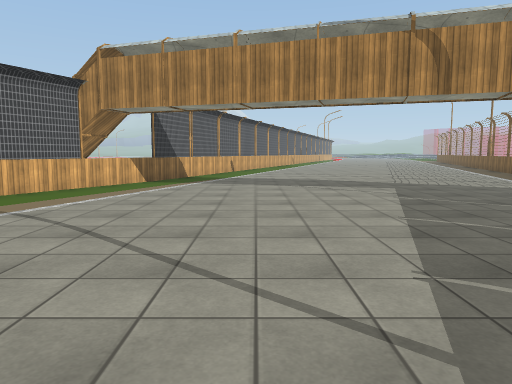
View 1 (above)

18 first-person views from a walk through a scene from a Unity 3-D project. The camera is 1.4 m above the floor, tilts 6° down and sees 70° across. The floor is counted in squares, 2 m on a side. Each view is taken from the middle of a square. On the plan, view 1 faces up. The plan holds only what a view shows up to about 11 squares ahead; the rest is blank. The place goes on beyond the plan. The player character is not drawn. Some surface patterns are stand-ins.

View 2
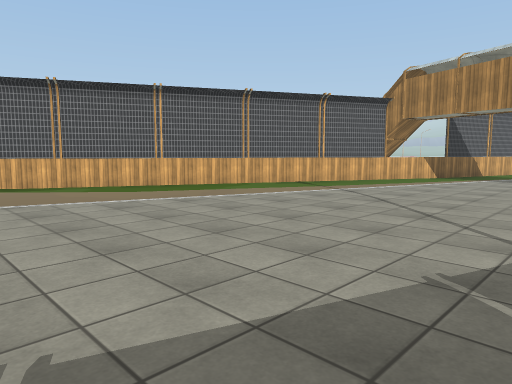

View 3
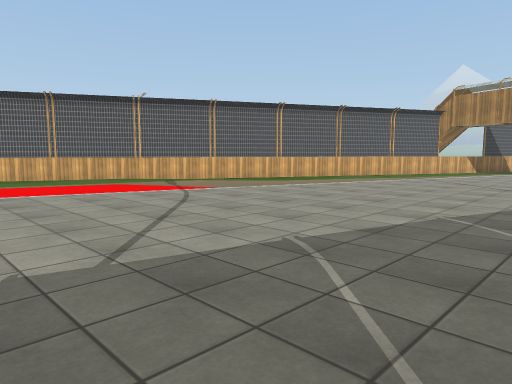

View 4
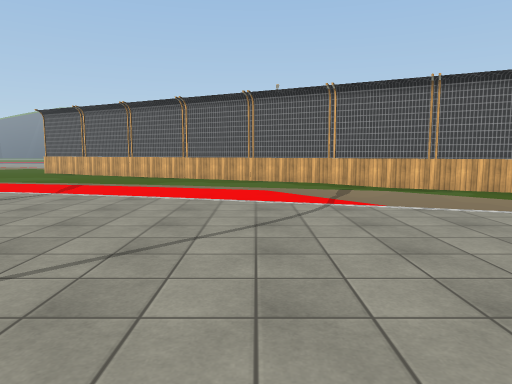

View 5
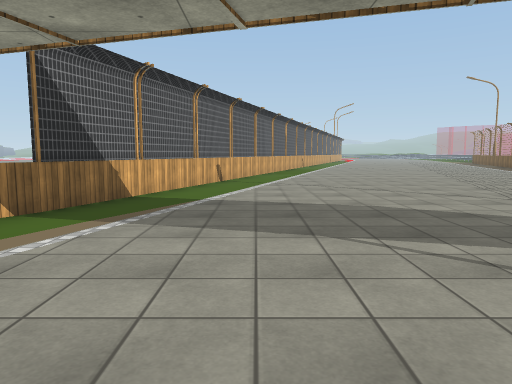

View 6
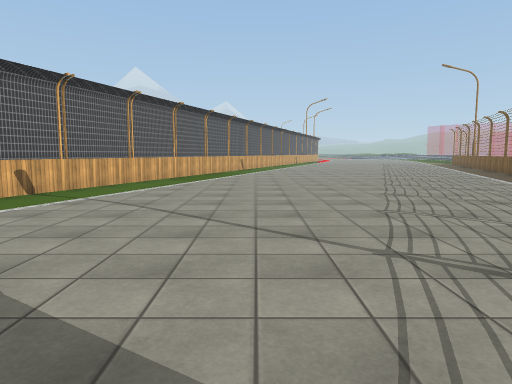

View 7
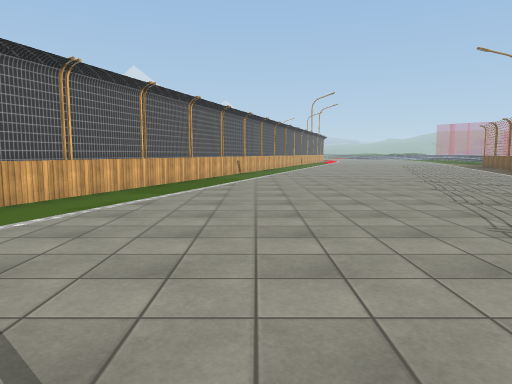

View 8
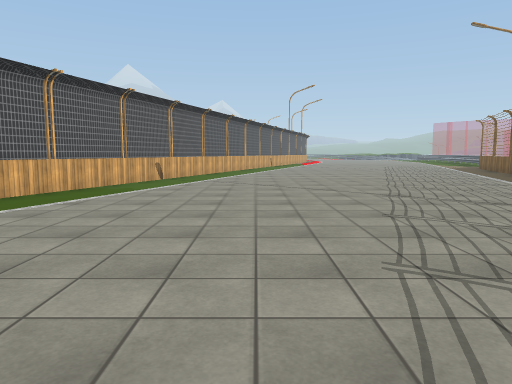

View 9
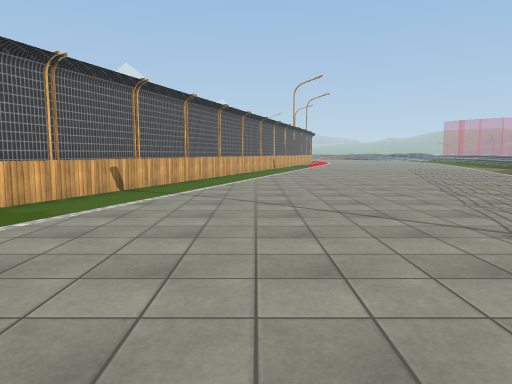

View 10
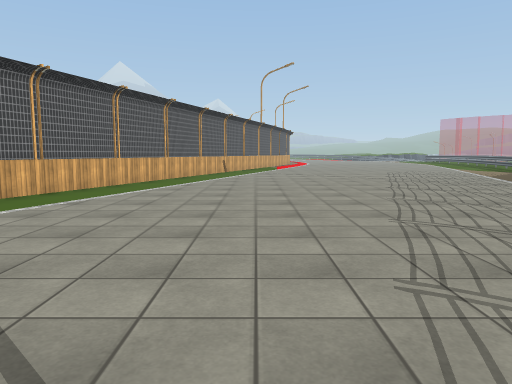

View 11
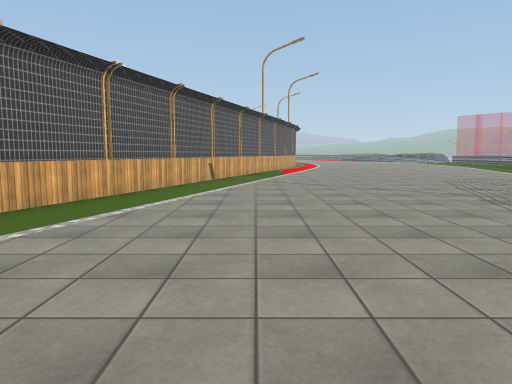

View 12
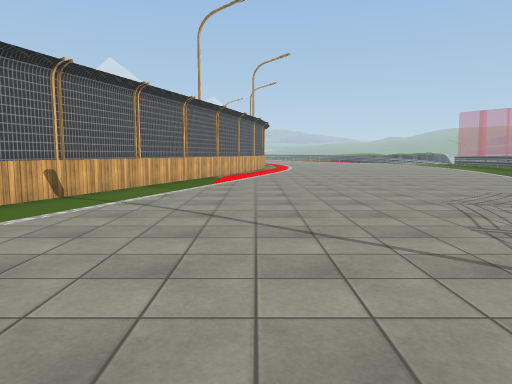

View 13
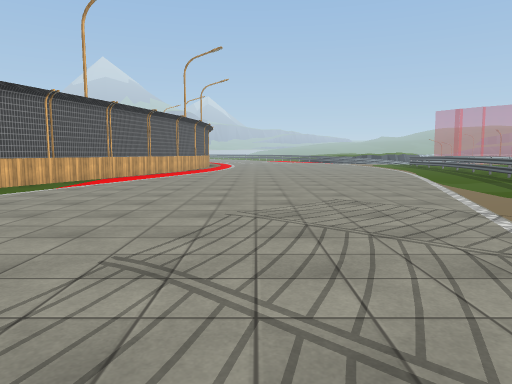

View 14
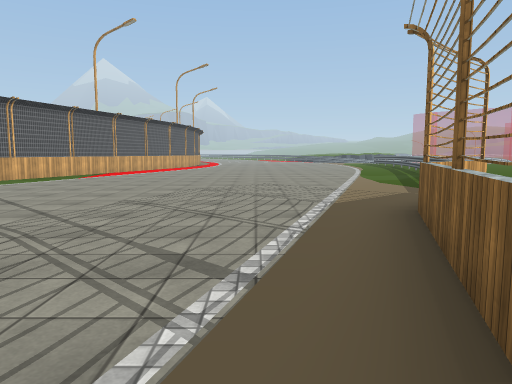

View 15
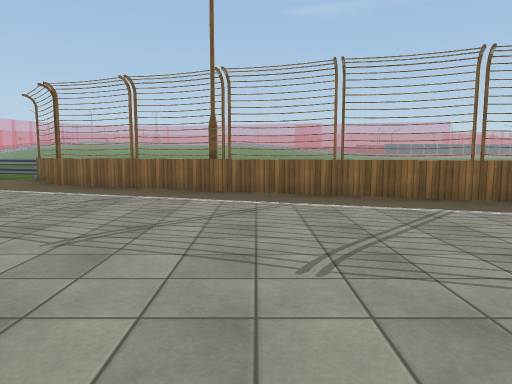

View 16
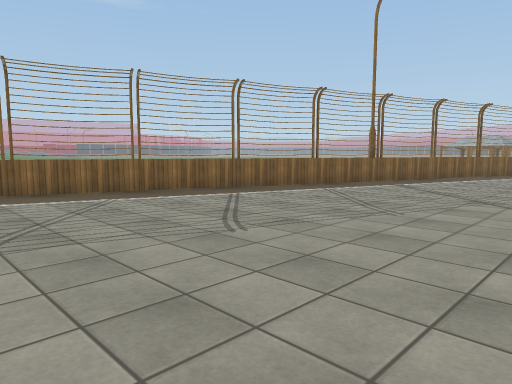

View 17
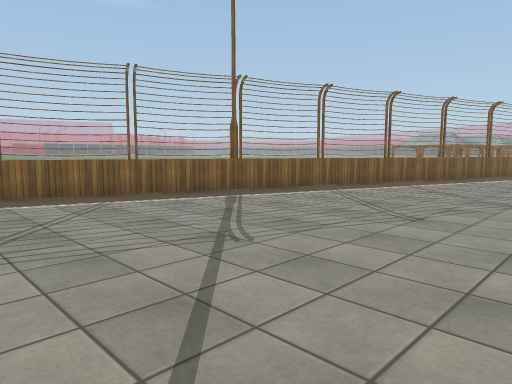

View 18
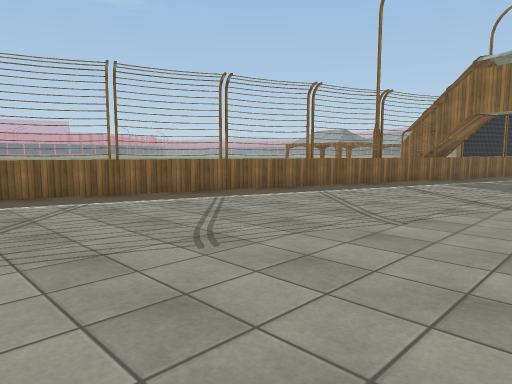

### Floor plan
Points are (right, up) in squares from view 1. A wall is a line through its corners. A room is listed if a view was taken in it or the views show most of it. See-through windows are left out.
Room 1 (views 1, 2, 3, 4, 5, 6, 7, 8, 9, 10, 11, 12, 13, 14, 15, 16, 17, 18)
walls: (-2.5, 9.4) (-11.1, -7.3); (5.4, 2.8) (14.9, 30.3) (16.5, 31.7); (8, 40.1) (-2.6, 9.2)
low walls: (16.5, 31.7) (16.9, 32.9)

Positions as (right, up) in squares from view 1, and headings:
1: (0, 0), facing up
2: (1, -2), facing up-left
3: (1, -6), facing up-left
4: (0, -3), facing left
5: (0, 5), facing up
6: (3, 8), facing up
7: (3, 11), facing up
8: (5, 14), facing up
9: (5, 17), facing up
10: (7, 20), facing up
11: (7, 24), facing up
12: (9, 28), facing up
13: (12, 29), facing up
14: (13, 26), facing up
15: (7, 26), facing right
16: (6, 26), facing down-right
17: (5, 22), facing down-right
18: (3, 16), facing down-right
